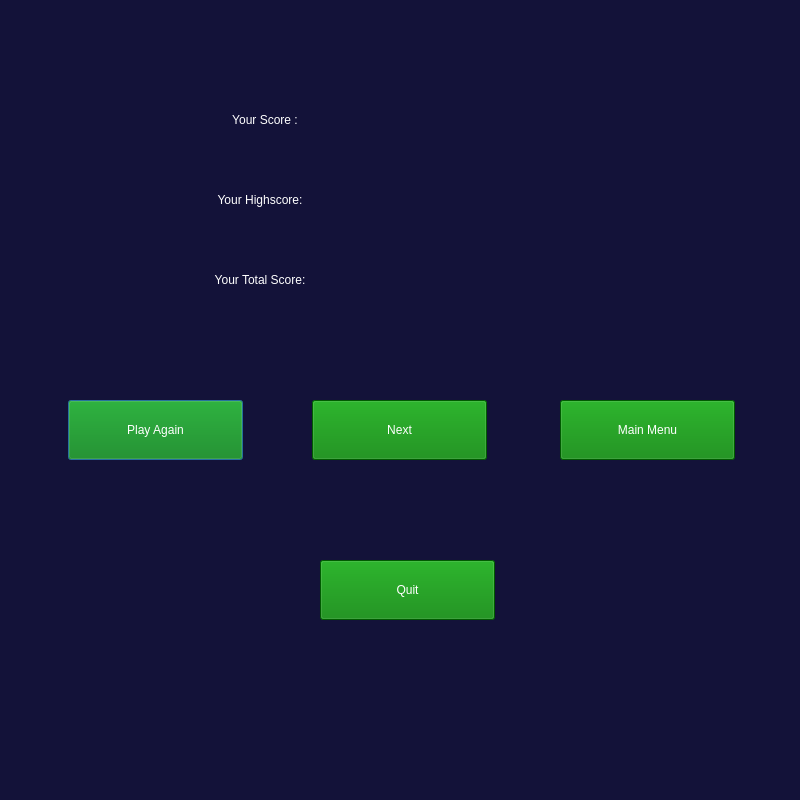
<?xml version="1.0" encoding="UTF-8"?>
<ui version="4.0">
 <class>Dialog</class>
 <widget class="QDialog" name="Dialog">
  <property name="geometry">
   <rect>
    <x>0</x>
    <y>0</y>
    <width>800</width>
    <height>800</height>
   </rect>
  </property>
  <property name="windowTitle">
   <string>Dialog</string>
  </property>
  <property name="styleSheet">
   <string notr="true">background-color:#131239;</string>
  </property>
  <widget class="QLabel" name="label">
   <property name="geometry">
    <rect>
     <x>140</x>
     <y>90</y>
     <width>250</width>
     <height>60</height>
    </rect>
   </property>
   <property name="styleSheet">
    <string notr="true">font: 25pt &quot;Georgia&quot;;
color:white;</string>
   </property>
   <property name="text">
    <string>Your Score :</string>
   </property>
   <property name="alignment">
    <set>Qt::AlignCenter</set>
   </property>
  </widget>
  <widget class="QLabel" name="f_score">
   <property name="geometry">
    <rect>
     <x>440</x>
     <y>90</y>
     <width>200</width>
     <height>60</height>
    </rect>
   </property>
   <property name="styleSheet">
    <string notr="true">font: 20pt &quot;Georgia&quot;;
color:white;</string>
   </property>
   <property name="text">
    <string/>
   </property>
   <property name="alignment">
    <set>Qt::AlignCenter</set>
   </property>
  </widget>
  <widget class="QPushButton" name="f_playagain">
   <property name="geometry">
    <rect>
     <x>68</x>
     <y>400</y>
     <width>175</width>
     <height>60</height>
    </rect>
   </property>
   <property name="styleSheet">
    <string notr="true">font: 16pt &quot;Arial Rounded MT Bold&quot;;
padding:15px;
background-color:green;
color:white;

</string>
   </property>
   <property name="text">
    <string>Play Again</string>
   </property>
  </widget>
  <widget class="QPushButton" name="f_next">
   <property name="geometry">
    <rect>
     <x>312</x>
     <y>400</y>
     <width>175</width>
     <height>60</height>
    </rect>
   </property>
   <property name="styleSheet">
    <string notr="true">font: 16pt &quot;Arial Rounded MT Bold&quot;;
padding:15px;
background-color:green;
color:white;

</string>
   </property>
   <property name="text">
    <string>Next</string>
   </property>
  </widget>
  <widget class="QPushButton" name="f_quit">
   <property name="geometry">
    <rect>
     <x>320</x>
     <y>560</y>
     <width>175</width>
     <height>60</height>
    </rect>
   </property>
   <property name="styleSheet">
    <string notr="true">font: 16pt &quot;Arial Rounded MT Bold&quot;;
padding:15px;
background-color:green;
color:white;

</string>
   </property>
   <property name="text">
    <string>Quit</string>
   </property>
  </widget>
  <widget class="QPushButton" name="f_mainmenu">
   <property name="geometry">
    <rect>
     <x>560</x>
     <y>400</y>
     <width>175</width>
     <height>60</height>
    </rect>
   </property>
   <property name="styleSheet">
    <string notr="true">font: 16pt &quot;Arial Rounded MT Bold&quot;;
padding:15px;
background-color:green;
color:white;

</string>
   </property>
   <property name="text">
    <string>Main Menu</string>
   </property>
  </widget>
  <widget class="QLabel" name="label_2">
   <property name="geometry">
    <rect>
     <x>110</x>
     <y>170</y>
     <width>300</width>
     <height>60</height>
    </rect>
   </property>
   <property name="styleSheet">
    <string notr="true">font: 25pt &quot;Georgia&quot;;
color:white;</string>
   </property>
   <property name="text">
    <string>Your Highscore:</string>
   </property>
   <property name="alignment">
    <set>Qt::AlignCenter</set>
   </property>
  </widget>
  <widget class="QLabel" name="f_highscore">
   <property name="geometry">
    <rect>
     <x>440</x>
     <y>170</y>
     <width>200</width>
     <height>60</height>
    </rect>
   </property>
   <property name="styleSheet">
    <string notr="true">font: 20pt &quot;Georgia&quot;;
color:white;</string>
   </property>
   <property name="text">
    <string/>
   </property>
   <property name="alignment">
    <set>Qt::AlignCenter</set>
   </property>
  </widget>
  <widget class="QLabel" name="label_3">
   <property name="geometry">
    <rect>
     <x>110</x>
     <y>250</y>
     <width>300</width>
     <height>60</height>
    </rect>
   </property>
   <property name="styleSheet">
    <string notr="true">font: 25pt &quot;Georgia&quot;;
color:white;</string>
   </property>
   <property name="text">
    <string>Your Total Score:</string>
   </property>
   <property name="alignment">
    <set>Qt::AlignCenter</set>
   </property>
  </widget>
  <widget class="QLabel" name="f_tot_score">
   <property name="geometry">
    <rect>
     <x>440</x>
     <y>250</y>
     <width>200</width>
     <height>60</height>
    </rect>
   </property>
   <property name="styleSheet">
    <string notr="true">font: 20pt &quot;Georgia&quot;;
color:white;</string>
   </property>
   <property name="text">
    <string/>
   </property>
   <property name="alignment">
    <set>Qt::AlignCenter</set>
   </property>
  </widget>
 </widget>
 <resources/>
 <connections/>
</ui>
